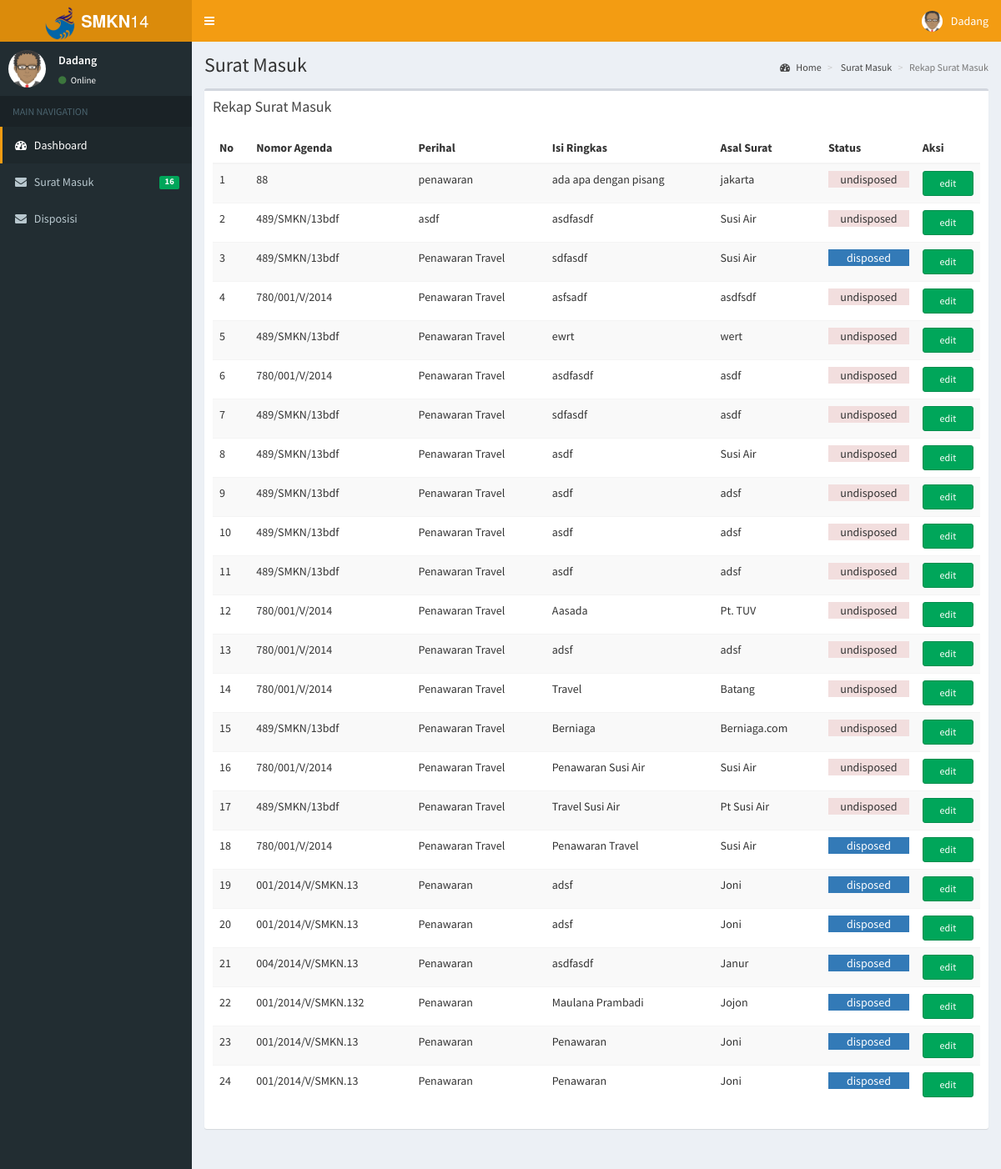
/layout/index.php?page=rekap_surat (signed in), run on the app's committed database.
### tables this page shows
CREATE TABLE IF NOT EXISTS `tbl_surat_masuk` (
  `no_surat` int(5) NOT NULL AUTO_INCREMENT,
  `no_urut` int(5) NOT NULL,
  `indek` varchar(11) NOT NULL,
  `kode_sm` varchar(20) NOT NULL,
  `nomor_agenda` varchar(100) NOT NULL,
  `perihal` text NOT NULL,
  `isi_ringkas` text NOT NULL,
  `asal_surat` varchar(100) NOT NULL,
  `tgl_sm` date NOT NULL,
  `lampiran` int(5) NOT NULL,
  `tgl_diteruskan` date NOT NULL,
  `nama_file` varchar(50) NOT NULL,
  `golongan_surat` varchar(20) NOT NULL,
  `pengolah` varchar(30) NOT NULL,
  PRIMARY KEY (`no_surat`)
);

CREATE TABLE IF NOT EXISTS `tbl_status_sm` (
  `no_surat` int(5) NOT NULL,
  `tujuan` varchar(100) NOT NULL,
  `status` varchar(10) NOT NULL,
  PRIMARY KEY (`no_surat`)
);

### menu/rekap_surat_masuk.php (the view)
<section class="content-header">
  <h1>
    Surat Masuk
  </h1>
  <ol class="breadcrumb">
    <li>
      <a href="#">
        <i class="fa fa-dashboard"></i> Home</a>
    </li>
    <li>
      <a href="#">Surat Masuk</a>
    </li>
    <li class="active">Rekap Surat Masuk</li>
  </ol>
</section>
<section class="content">
  <div class="row">
    <div class="col-xs-12">
      <div class="box">
        <div class="box-header">
          <h3 class="box-title">Rekap Surat Masuk</h3>
        </div>
        <div class="box-body">
          <div class="table-responsive">
            <table id="table_data" class="table table-striped table-hover">
              <thead>
                <tr>
                  <th>No</th>
                  <th>Nomor Agenda</th>
                  <th>Perihal</th>
                  <th>Isi Ringkas</th>
                  <th>Asal Surat</th>
                  <th>Status</th>
                  <th>Aksi</th>
                </tr>
              </thead>
              <tbody>
                <?php
                    $no = 1;
                    $query = $mysqli->query("SELECT * FROM tbl_surat_masuk sm LEFT JOIN tbl_status_sm ssm ON sm.`no_surat` = ssm.`no_surat` ORDER BY sm.no_surat DESC");
                    while($data = $query->fetch_array()){ ?>
                  <tr>
                    <td>
                      <?php echo ($no) ?>
                    </td>
                    <td>
                      <?php echo ($data["nomor_agenda"]) ?>
                    </td>
                    <td>
                      <?php echo ($data["perihal"]) ?>
                    </td>
                    <td>
                      <?php echo ($data["isi_ringkas"]) ?>
                    </td>
                    <td>
                      <?php echo ($data["asal_surat"]) ?>
                    </td>
                    <?php
                          if ($data["status"]=="disposed"){
                            $warna = "bg-primary";
                          }
                          else {
                            $warna = "bg-danger";
                          }
                          ?>
                    <td>
                      <p class="<?php echo ($warna) ?> text-center">
                        <?php echo ($data["status"]) ?> </p>
                    </td>
                    <td>
                      <a href= '<?php echo "?page=edit_surat&no_surat=$data[no_surat]"; ?>' class="btn btn-success btn-sm btn-block">edit</a>
                    </td>
                  </tr>
                  <?php $no++;
                    }
                    ?>
              </tbody>
            </table>
          </div>
        </div>
      </div>
    </div>
  </div>
</section>

### data on the page
tbl_surat_masuk: nomor_agenda "88", perihal "penawaran", isi_ringkas "ada apa dengan pisang", asal_surat "jakarta", tbl_status_sm.status "undisposed"
tbl_surat_masuk: nomor_agenda "489/SMKN/13bdf", perihal "asdf", isi_ringkas "asdfasdf", asal_surat "Susi Air", tbl_status_sm.status "undisposed"
tbl_surat_masuk: nomor_agenda "489/SMKN/13bdf", perihal "Penawaran Travel", isi_ringkas "sdfasdf", asal_surat "Susi Air", tbl_status_sm.status "disposed"
tbl_surat_masuk: nomor_agenda "780/001/V/2014", perihal "Penawaran Travel", isi_ringkas "asfsadf", asal_surat "asdfsdf", tbl_status_sm.status "undisposed"
tbl_surat_masuk: nomor_agenda "489/SMKN/13bdf", perihal "Penawaran Travel", isi_ringkas "ewrt", asal_surat "wert", tbl_status_sm.status "undisposed"
tbl_surat_masuk: nomor_agenda "780/001/V/2014", perihal "Penawaran Travel", isi_ringkas "asdfasdf", asal_surat "asdf", tbl_status_sm.status "undisposed"
tbl_surat_masuk: nomor_agenda "489/SMKN/13bdf", perihal "Penawaran Travel", isi_ringkas "sdfasdf", asal_surat "asdf", tbl_status_sm.status "undisposed"
tbl_surat_masuk: nomor_agenda "489/SMKN/13bdf", perihal "Penawaran Travel", isi_ringkas "asdf", asal_surat "Susi Air", tbl_status_sm.status "undisposed"
tbl_surat_masuk: nomor_agenda "489/SMKN/13bdf", perihal "Penawaran Travel", isi_ringkas "asdf", asal_surat "adsf", tbl_status_sm.status "undisposed"
tbl_surat_masuk: nomor_agenda "489/SMKN/13bdf", perihal "Penawaran Travel", isi_ringkas "asdf", asal_surat "adsf", tbl_status_sm.status "undisposed"
tbl_surat_masuk: nomor_agenda "489/SMKN/13bdf", perihal "Penawaran Travel", isi_ringkas "asdf", asal_surat "adsf", tbl_status_sm.status "undisposed"
tbl_surat_masuk: nomor_agenda "780/001/V/2014", perihal "Penawaran Travel", isi_ringkas "Aasada", asal_surat "Pt. TUV", tbl_status_sm.status "undisposed"
tbl_surat_masuk: nomor_agenda "780/001/V/2014", perihal "Penawaran Travel", isi_ringkas "adsf", asal_surat "adsf", tbl_status_sm.status "undisposed"
tbl_surat_masuk: nomor_agenda "780/001/V/2014", perihal "Penawaran Travel", isi_ringkas "Travel", asal_surat "Batang", tbl_status_sm.status "undisposed"
tbl_surat_masuk: nomor_agenda "489/SMKN/13bdf", perihal "Penawaran Travel", isi_ringkas "Berniaga", asal_surat "Berniaga.com", tbl_status_sm.status "undisposed"
tbl_surat_masuk: nomor_agenda "780/001/V/2014", perihal "Penawaran Travel", isi_ringkas "Penawaran Susi Air", asal_surat "Susi Air", tbl_status_sm.status "undisposed"
tbl_surat_masuk: nomor_agenda "489/SMKN/13bdf", perihal "Penawaran Travel", isi_ringkas "Travel Susi Air", asal_surat "Pt Susi Air", tbl_status_sm.status "undisposed"
tbl_surat_masuk: nomor_agenda "780/001/V/2014", perihal "Penawaran Travel", isi_ringkas "Penawaran Travel", asal_surat "Susi Air", tbl_status_sm.status "disposed"
tbl_surat_masuk: nomor_agenda "001/2014/V/SMKN.13", perihal "Penawaran", isi_ringkas "adsf", asal_surat "Joni", tbl_status_sm.status "disposed"
tbl_surat_masuk: nomor_agenda "001/2014/V/SMKN.13", perihal "Penawaran", isi_ringkas "adsf", asal_surat "Joni", tbl_status_sm.status "disposed"
tbl_surat_masuk: nomor_agenda "004/2014/V/SMKN.13", perihal "Penawaran", isi_ringkas "asdfasdf", asal_surat "Janur", tbl_status_sm.status "disposed"
tbl_surat_masuk: nomor_agenda "001/2014/V/SMKN.132", perihal "Penawaran", isi_ringkas "Maulana Prambadi", asal_surat "Jojon", tbl_status_sm.status "disposed"
tbl_surat_masuk: nomor_agenda "001/2014/V/SMKN.13", perihal "Penawaran", isi_ringkas "Penawaran", asal_surat "Joni", tbl_status_sm.status "disposed"
tbl_surat_masuk: nomor_agenda "001/2014/V/SMKN.13", perihal "Penawaran", isi_ringkas "Penawaran", asal_surat "Joni", tbl_status_sm.status "disposed"

### other printed values
$nama_user "Dadang"
$inboxsurat "16"
